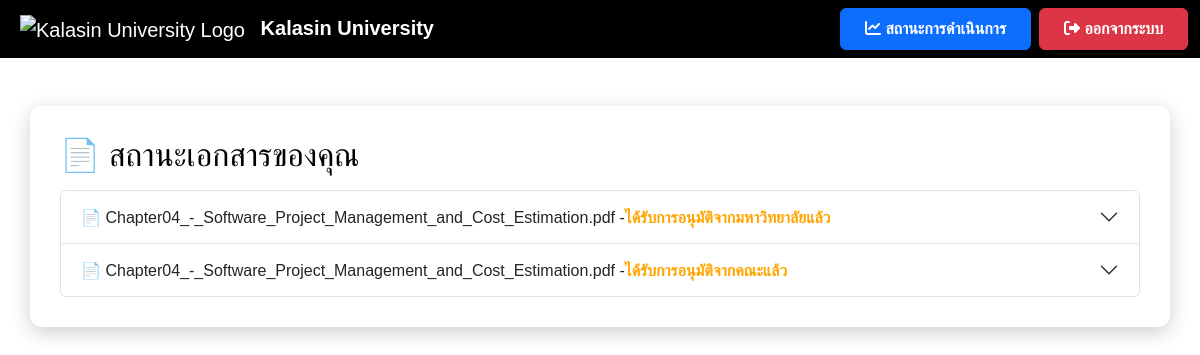
The page /status (signed in) on the database as committed earlier.
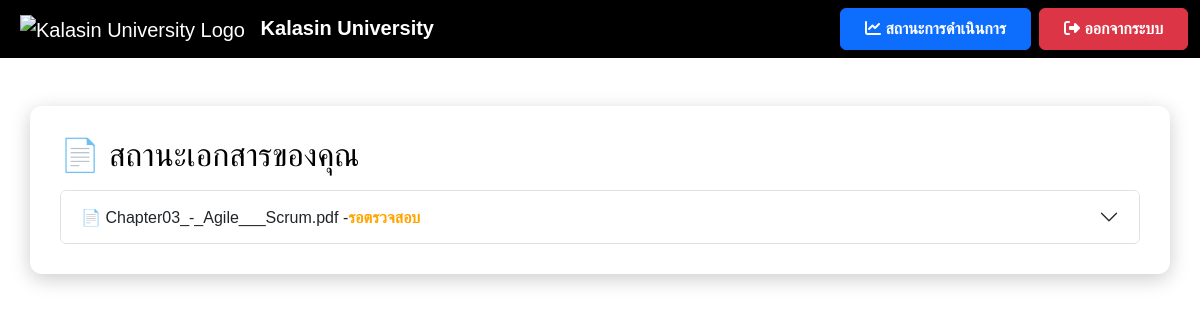
The same page on the database as committed later.
### app.py (models this page shows)
class File(db.Model):
    id = db.Column(db.Integer, primary_key=True)
    filename = db.Column(db.String(255), nullable=False)
    file_path = db.Column(db.String(255), nullable=True)  # ✅ เพิ่มฟิลด์นี้
    status = db.Column(db.String(50), nullable=False, default="รอตรวจสอบ")
    comment = db.Column(db.Text, nullable=True)
    user_id = db.Column(db.Integer, db.ForeignKey('user.id'), nullable=False)

### app.py (the view)
@app.route('/status')
def status():
    if 'user_id' not in session:
        return redirect(url_for('login'))
    user = User.query.get(session['user_id'])
    files = File.query.filter_by(user_id=user.id).all()
    for file in files:
        print(f"ไฟล์: {file.filename}, สถานะ: {file.status}, หมายเหตุ: {file.comment}")
    return render_template('status.html', username=user.username, files=files)

### templates/status.html (shortened to what this page needs)
<!DOCTYPE html>
<html lang="th">
<head>
    <link href="https://cdn.jsdelivr.net/npm/bootstrap@5.3.3/dist/css/bootstrap.min.css" rel="stylesheet">
    <link rel="stylesheet" href="https://cdnjs.cloudflare.com/ajax/libs/font-awesome/6.4.2/css/all.min.css">
</head>
<body>
    <nav class="navbar navbar-expand-lg navbar-dark">
        <div class="container-fluid">
            <a class="navbar-brand ms-2" href="{{ url_for('user_dashboard') }}">
                <img src="https://upload.wikimedia.org/wikipedia/th/thumb/4/4e/Kalasin_University_Seal.svg/1200px-Kalasin_University_Seal.svg.png" alt="Kalasin University Logo" style="height: 50px; margin-right: 10px;">
                <strong>Kalasin University</strong>
            </a>
            <div class="ms-auto d-flex">
                <a href="{{ url_for('status') }}" class="btn btn-primary fw-bold px-4 py-2 me-2">
                    <i class="fas fa-chart-line"></i> สถานะการดำเนินการ
                </a>
                <a href="#" onclick="logout()" class="btn btn-danger fw-bold px-4 py-2">
                    <i class="fas fa-sign-out-alt"></i> ออกจากระบบ
                </a>
            </div>
        </div>
    </nav>
    <div class="container container-custom mt-5">
        <h2>📄 สถานะเอกสารของคุณ</h2>
        <div id="fileStatusContainer">
            <div class="accordion mt-3" id="fileStatusAccordion">
                {% if files %}
                    {% for file in files %}
                        <div class="accordion-item">
                            <h2 class="accordion-header" id="heading{{ file.id }}">
                                <button class="accordion-button {% if file.status != 'อนุมัติแล้ว' %}collapsed{% endif %}"
                                        type="button" data-bs-toggle="collapse"
                                        data-bs-target="#collapse{{ file.id }}"
                                        aria-expanded="false" aria-controls="collapse{{ file.id }}">
                                    📄 {{ file.filename }} -
                                    <span id="status-{{ file.id }}" class="{% if file.status == 'อนุมัติแล้ว' %}status-approved{% else %}status-pending{% endif %}">
                                        {{ file.status }}
                                    </span>
                                </button>
                            </h2>
                        </div>
                    {% endfor %}
                {% else %}
                    <p class="text-muted">⛔ คุณยังไม่มีไฟล์ที่ส่งคำขอ</p>
                {% endif %}
            </div>
        </div>
</body>
</html>

Rows that differ between the two databases and show on the page:
removed File: filename "Chapter04_-_Software_Project_Management_and_Cost_Estimation.pdf", status "ได้รับการอนุมัติจากมหาวิทยาลัยแล้ว"
no longer on this page (row edited): File: filename "Chapter04_-_Software_Project_Management_and_Cost_Estimation.pdf", status "ได้รับการอนุมัติจากคณะแล้ว"
added File: filename "Chapter03_-_Agile___Scrum.pdf", status "รอตรวจสอบ"
